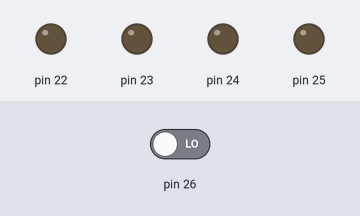
Recording of a sketch running on a simulated Arduino Mega 2560, built with avr-gcc and run on an emulated ATmega2560. Shown: output pins drawn as LEDs (lit = HIGH). Inputs (shaded band) come from the test bench; at power-on: pin 26 LOW.

Above: at 0.8 s.
0.9 s: pin 26 driven HIGH
At 3.7 s:
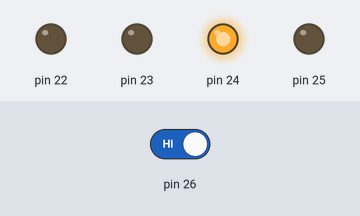
3.9 s: pin 26 driven LOW
At 4.8 s:
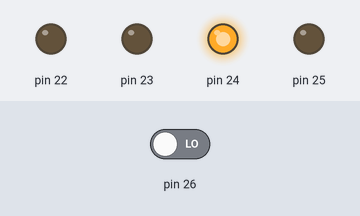
5.4 s: pin 26 driven HIGH
At 5.7 s:
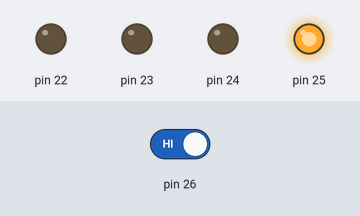
Timing chart, 0 to 13.9 s (numbered marks = the images above; inputs shaded):
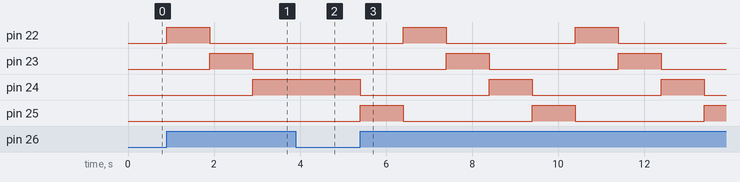

Measured:
- after the input at 0.9 s, pin 22: LOW → HIGH at once, → LOW 1.0 s later; pin 23: LOW → HIGH after 1.0 s, → LOW 1.0 s later; pin 24: LOW → HIGH after 2.0 s
- after the input at 3.9 s, pin 22: stays LOW (without the input it goes to HIGH after 1.0 s); pin 24: stays HIGH (without the input it goes to LOW after 0.00 s); pin 25: stays LOW (without the input it goes to HIGH after 0.00 s)
- after the input at 5.4 s, pin 22: alternates HIGH for 1.0 s and LOW for 3.0 s, starting after 1.0 s; pin 23: alternates HIGH for 1.0 s and LOW for 3.0 s, starting after 2.0 s; pin 24, pin 25: alternates HIGH for 1.0 s and LOW for 3.0 s, starting at once

The sketch:

Capston_challenge_2.ino
```cpp
void setup() {
  DDRA = 0x0f;
  PORTA = 0x00;

  unsigned char led = 0x01;

  while(1){
    if(PINA & 0x10){
      PORTA = led;
      led <<= 1;
      delay(1000);
      if(led == 0x10){
        led = 0x01;
      }
    }
  }

}
```
